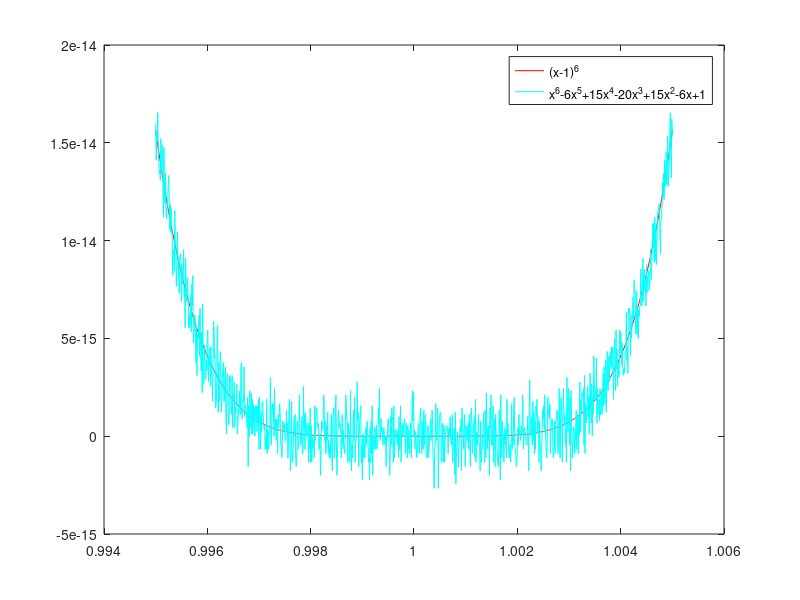

Write MATLAB code to recreate this figure.
%
% y=(x-1)^6
% z=x^6-6x^5+15x^4-20x^3+15x^2-6x+1 
%
clear
t=0.995:0.00001:1.005;
y=(t-1).^6;
z_coef=[1 -6 15 -20 15 -6 1];
z=polyval(z_coef,t);
plot(t,y,'r',t,z,'c');
legend('(x-1)^6','x^6-6x^5+15x^4-20x^3+15x^2-6x+1');